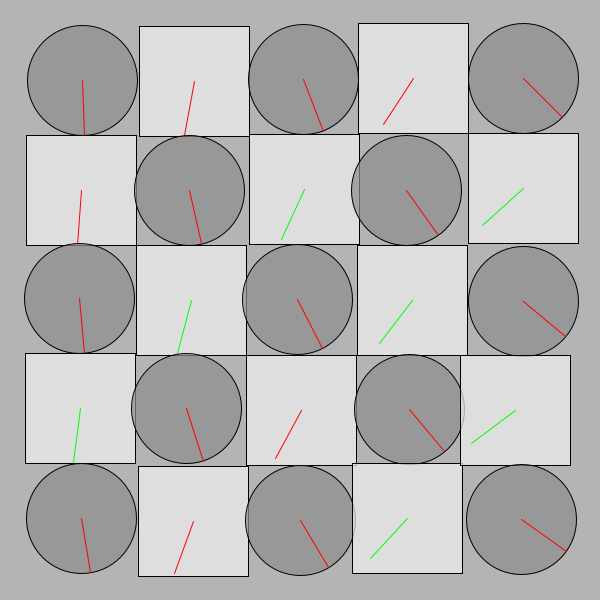
Frame 1 (no input)
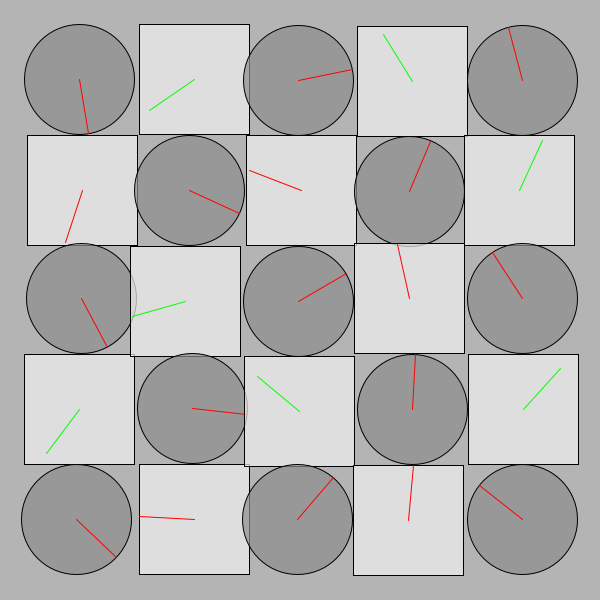
Frame 60 (the mouse pressed at the canvas centre just before this capture)
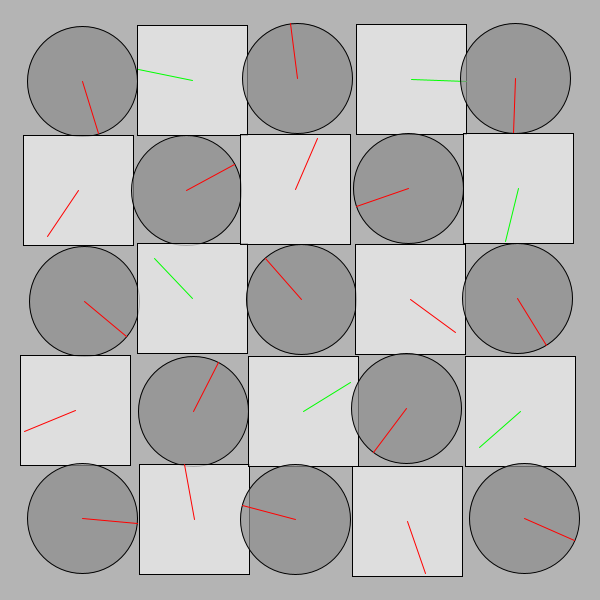
Frame 120 (the mouse held since frame 60 and released just before this capture)

The Processing sketch that drew these frames (run headless with seeded random() and noise(); from frame 60 on, the mouse is pressed at the canvas centre):

// Processing sketch: processing_153586
// ── processing_153586.pde

/*
 * Creative Coding
 * Week 2, 04 - The Clocks
 * by Indae Hwang and Jon McCormack
 * Copyright (c) 2014 Monash University
 *
 * This program draws a grid of circular "clocks", whose hands move according to the elasped time.
 * The higher the clock number the faster it moves, the first clock takes 1 min to go all the way around.
 * The function "movingCircle" is used to draw each clock. It is passed the position, size and hand angle
 * as arguments.
 *  adated the above using modulo to get odd and even values. 
 * 
 */

void setup() {
  size(600, 600);
  background(180);
  rectMode(CENTER);
   randomSeed(hour()+minute()+second()+millis());
  noStroke();
}


void draw() {
  background(180);
  noStroke();

  int num = 5;
  int margin = 80;

  float gutter = 0; //distance between each cell
  float cellsize = ( width - (2 * margin) - gutter * (num - 1) ) / (num - 1);

  int circleNumber = 0; // counter
  
  for (int i=0; i<num; i++) {
    for (int j=0; j<num; j++) { // draws and redraws each circle with postions static 
      ++circleNumber;
     
      float tx = margin + cellsize * i + gutter * i + random(-5,5);
      float ty = margin + cellsize * j + gutter * j + random(-2,2);
if (circleNumber%2 == 0){
        //odd
         movingCircle2(tx, ty, cellsize, circleNumber * TWO_PI * -millis() / 60000.0); 
    }else{
        //even
         movingCircle(tx, ty, cellsize, circleNumber * TWO_PI * millis() / 60000.0);
        
    }//end if
    } // end j
  }// end i
}//end of draw 

//circle
void movingCircle(float x, float y, float size, float angle) {

  // calculate endpoint of the line
  float tempX = x + (size / 2) * sin(angle);
  float tempY = y + (size / 2) * cos(angle);

  stroke(0);
  strokeWeight(1);
  fill(140, 180);
  ellipse(x, y, size, size); // circle

  stroke(255, 0, 0);
  line(x, y, tempX, tempY); // red line
}
//square
void movingCircle2(float x, float y, float size, float angle) {

  // calculate endpoint of the line
  float tempX = x + (size / 2) * sin(angle);
  float tempY = y + (size / 2) * cos(angle);

  stroke(0);
  strokeWeight(1);
  fill(240, 180);
  rect(x, y, size, size); // circle

if ((int) -millis()%2 ==0) {
  //even
  stroke(255, 0, 0);
  line(x, y, tempX, tempY); // red line
}else{ 
  //odd
  stroke(0,255,0);
  line(x, y, tempX , tempY );
 }//end if
}
